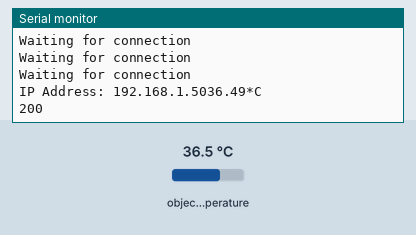
Recording of a sketch running on a simulated ESP8266 (NodeMCU). On the bench: the last lines printed to the serial monitor. The inputs (shaded band) are chosen by the test bench; at power-on: object temperature 36.5 °C. WiFi joins after 1.5 s; servers stay silent unless stated; uploads are accepted with an empty reply.

Above: at 2.7 s.
2.8 s: object temperature set to 20 °C
At 6.86 s:
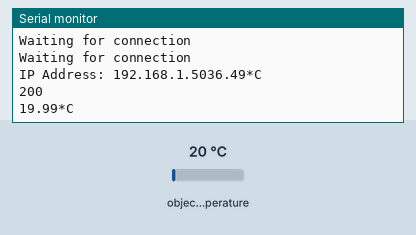
8.2 s: object temperature set to 26 °C
At 12.7 s:
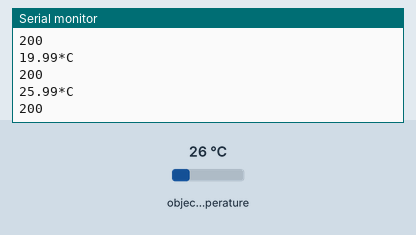

Measured:
- after the input at 2.8 s, the serial monitor: prints a new line after 3.9 s (image 1)
- after the input at 8.2 s, the serial monitor: prints a new line after 3.7 s (image 2)

The sketch:

Temperature.ino
```cpp
#include <ESP8266HTTPClient.h>
#include <ESP8266WiFi.h>
#include <WiFiClient.h>
#include <ESP8266WebServer.h>
#include <Adafruit_MLX90614.h>

Adafruit_MLX90614 mlx = Adafruit_MLX90614();
String temp,postData;
void setup() {
  mlx.begin();
  Serial.begin(9600);
  WiFi.begin("Wifi_name", "Password");
  while (WiFi.status() != WL_CONNECTED) {
  delay(500);
  Serial.println("Waiting for connection");
  }
  Serial.println("");
  Serial.print("IP Address: ");
  Serial.print(WiFi.localIP());
}

void loop() {
  HTTPClient http;
  if (WiFi.status() == WL_CONNECTED) { //Check WiFi connection status
  Serial.print(mlx.readObjectTempC());
  Serial.println("*C");
  temp = String(mlx.readObjectTempC());
  postData = "?temp=" + temp;
  http.begin("http://enter your flask server url/temp/" + postData);
  http.addHeader("Content-Type", "text/plain");
  int httpCode = http.GET();   //Send the request
  String payload = http.getString();
  Serial.println(httpCode);   //Print HTTP return code
  Serial.println(payload);
  http.end();  //Close connection
  }
  else {
  Serial.println("Error in WiFi connection");
  }
  delay(5000);
}
```
